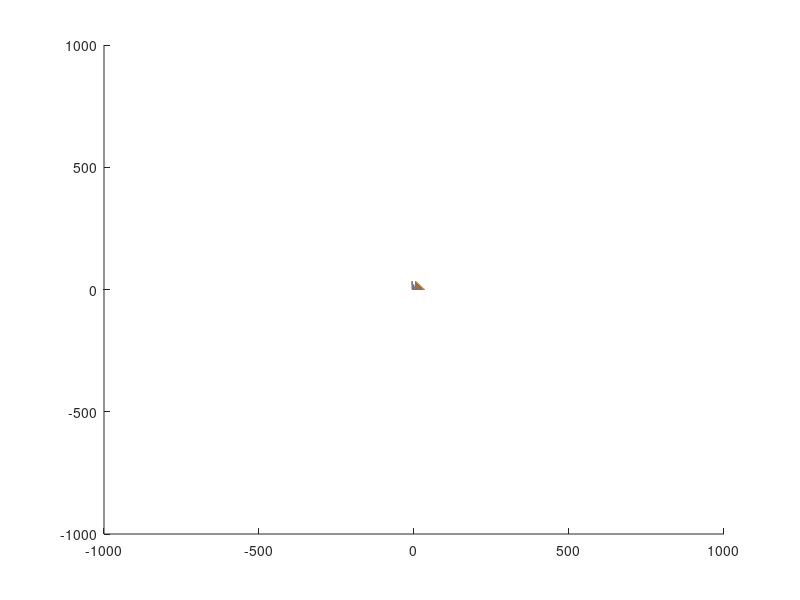

Source code (MATLAB):
%TimeStart = -2*pi
%TimeEnd = 2*pi
%I = pi/12
TimeStart = -20       %Variable
TimeEnd = 20          %Variable
I = .5          %time unit in seconds for example %%This will approach zero.

hold all
%objectA
yiA = 1;        %%Variable Initial height of object A
xiA = 100;      %%Variable Initial x-position of object A
%xTrajectA = cos([TimeStart:I:TimeEnd])
%xTrajectB = sin([TimeStart:I:TimeEnd])
xTrajectAneg = -((36*([TimeStart:I:0].^2)).^(1/3) - 1)/4 %This is where position in the X-axis as a function of time is defined
xTrajectApos =  ((36*([.5:I:TimeEnd].^2)).^(1/3) - 1)/4
yTrajectA = [xTrajectAneg xTrajectApos].^2  %This is where the position in the Y-axis as a function of time is defined or function of xTraject.

plot([xTrajectAneg xTrajectApos],yTrajectA,'b')   %Plots the trajectory of object A in blue

%objectB
yiB = -1;
xiB = -100;
%xTrajectA = cos([TimeStart:I:TimeEnd])
%xTrajectB = sin([TimeStart:I:TimeEnd])
xTrajectB = [TimeStart:I:TimeEnd]  + (20-((36*((-20)^2)).^(1/3) - 1)/4)
yTrajectB = 0*[TimeStart:I:TimeEnd]  %This would be linear, but doesnt have to be.
plot(xTrajectB,yTrajectB,'r')
%r = .001 %resolution of the lines of sight   Not sure if I need this
%depends on whether I can extend the lines of sights as I desire.
for i= 1:1:ceil(((TimeEnd - TimeStart)/I + 1)/2)
%A = [2 3]; 
%B = [4 5]; 
%plot(A,B,'*')
%axis([0 10 0 10])
%hold on
%line(A,B)
%hold off
 %   xlim = get(gca,'XLim');
 %m = (B(2)-B(1))/(A(2)-A(1));
 %n = B(2)*m - A(2);

 %y1 = m*xlim(1) + n;
 %y2 = m*xlim(2) + n;
 %hold on
 %line([xlim(1) xlim(2)],[y1 y2])

    plot([xTrajectB(i) xTrajectAneg(i)],[yTrajectB(i) yTrajectA(i)]) 
    axis([-1000 1000 -1000 1000])
    %line([xTrajectB(i) xTrajectAneg(i)],[yTrajectB(i) yTrajectA(i)])
    
    %xlim = get(gca, 'XLim')
    %m = (yTrajectA(i) - yTrajectB(i))/(xTrajectAneg(i) - xTrajectB(i))
    %n = yTrajectA(i)*m - xTrajectAneg(i)
    
    %y1 = m*xlim(1) + n
    %y2 = m*xlim(2) + n
    hold all
    %plot([xlim(1) xlim(2)],[y1 y2])
    %if
     %   (( ( ((((yiA-yiB)/(xTrajectA(i) + xiA - (xTrajectB(i) + xiB)))*([-100:u:100]-(xTrajectA(i) + xiA))+ yiA))>0 )   & 
      %  ((((yiA-yiB)/(xTrajectA(i+1) + xiA - (xTrajectB(i+1) + xiB)))*([-100:u:100]-(xTrajectA(i+1) + xiA))+ yiA))< 0 )    
       % |
        %(  ( ((((yiA-yiB)/(xTrajectA(i) + xiA - (xTrajectB(i) + xiB)))*([-100:u:100]-(xTrajectA(i) + xiA))+ yiA)) < 0 ) &
        %(  ((((yiA-yiB)/(xTrajectA(i+1) + xiA - (xTrajectB(i+1) + xiB)))*([-100:u:100]-(xTrajectA(i+1) + xiA))+ yiA))> 0  )  ))
    
         %   plot([-100:I:100],(((yiA-yiB)/(xTrajectA(i) + xiA - (xTrajectB(i) + xiB)))*([-100:I:100]-(xTrajectA(i) + xiA))+ yiA),o)
          %  plot([-100:I:100],(((yiA-yiB)/(xTrajectA(i+1) + xiA - (xTrajectB(i+1) + xiB)))*([-100:I:100]-(xTrajectA(i+1) + xiA))+ yiA),o)
    %end
    %end  
end
for i = ceil(((TimeEnd - TimeStart)/I + 1)/2) + 1:1:(TimeEnd - TimeStart)/I
    %A = [2 3]; 
%B = [4 5]; 
%plot(A,B,'*')
%axis([0 10 0 10])
%hold on
%line(A,B)
%hold off
 %   xlim = get(gca,'XLim');

%m = (B(2)-B(1))/(A(2)-A(1));
%n = B(2)*m - A(2);

%y1 = m*xlim(1) + n;
%y2 = m*xlim(2) + n;
%hold on
%line([xlim(1) xlim(2)],[y1 y2])
    
    plot([xTrajectB(i) xTrajectApos(i-41)],[yTrajectB(i) yTrajectA(i)])
    
    %m2 = (yTrajectA(i) - yTrajectB(i))/(xTrajectApos(i-41) - xTrajectB(i))
    %n2 = yTrajectA(i)*m2 - xTrajectApos(i-41)
    
    %y1 = m2*xlim(1) + n2
    %y2 = m2*xlim(2) + n2
    %hold on
    %plot([xlim(1) xlim(2)],[y1 y2])
    
end
%loop (TimeStart:TimeEnd) for plotting line between objects as well as
%finding the intersection of consecutive lines.  Perhaps also in this loop,
%graph circles at the intersection...yea...that should work.

